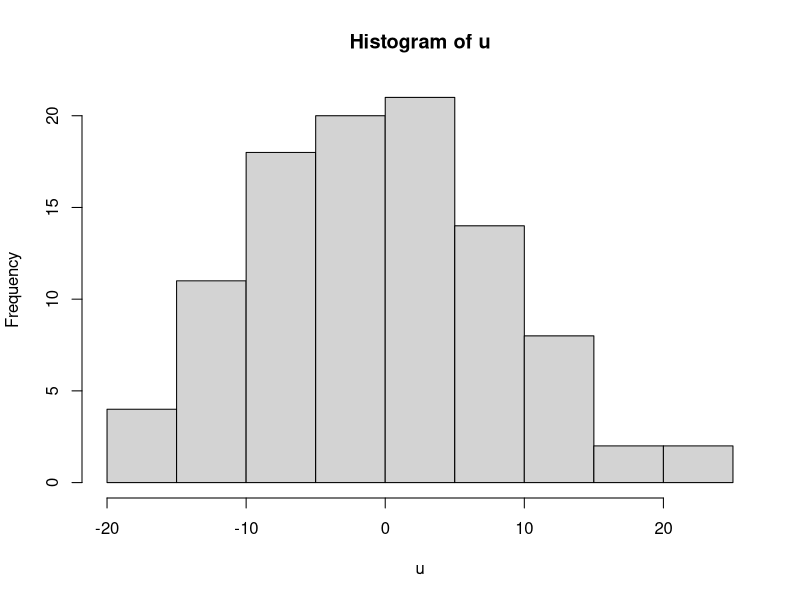
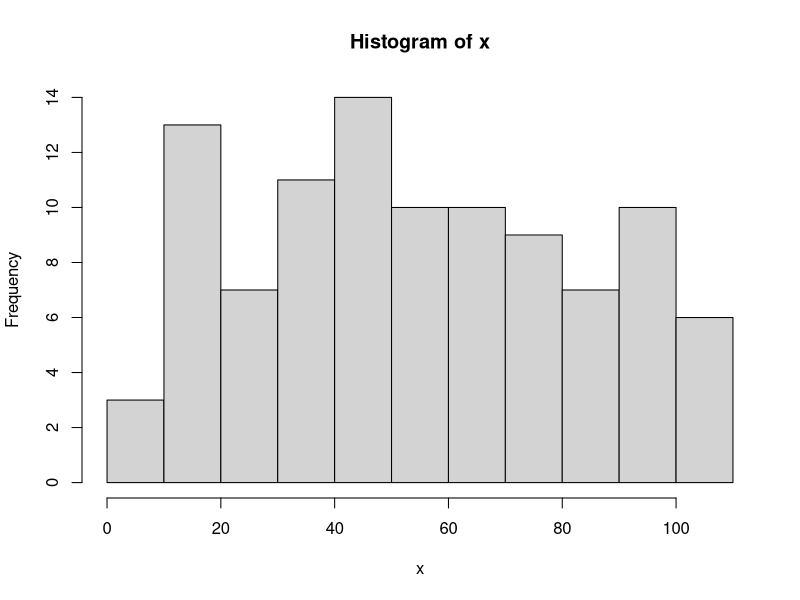
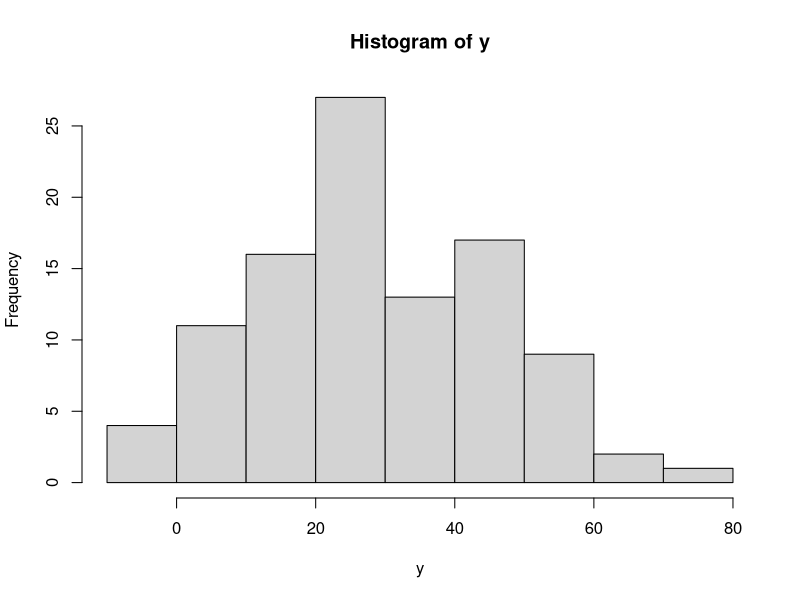
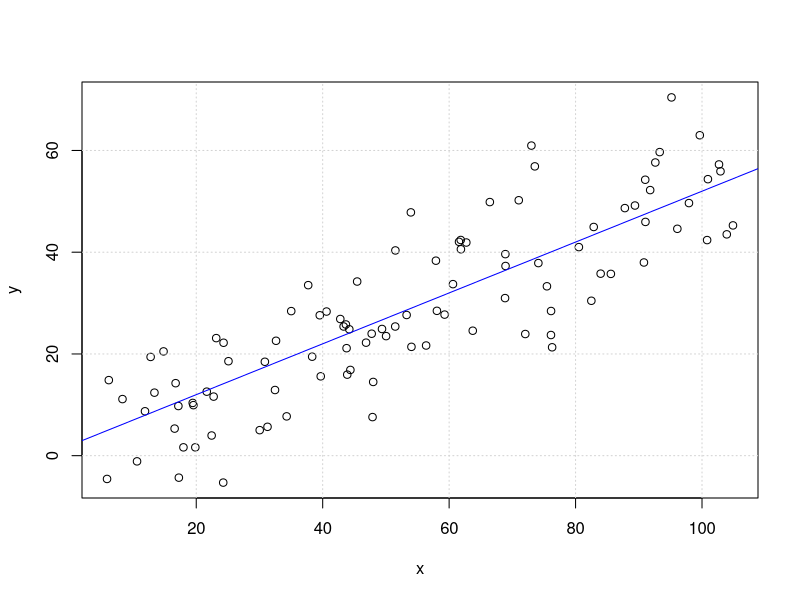
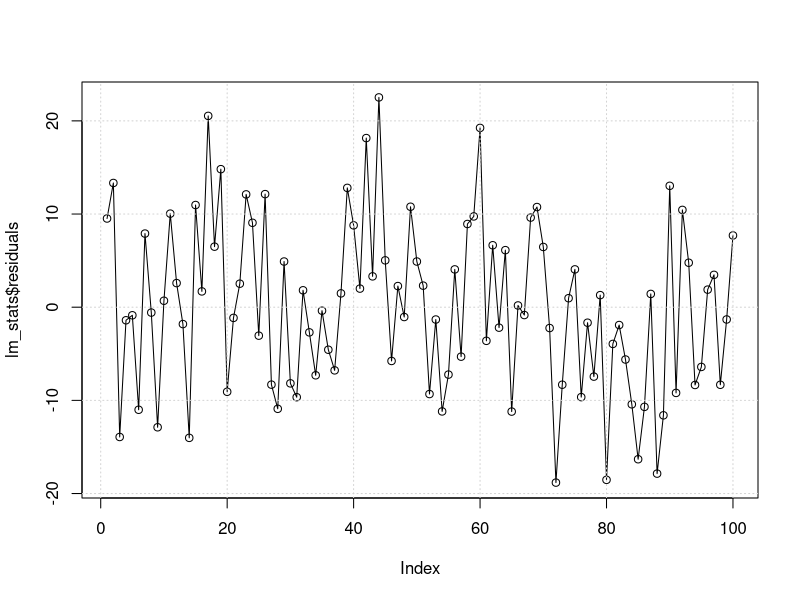
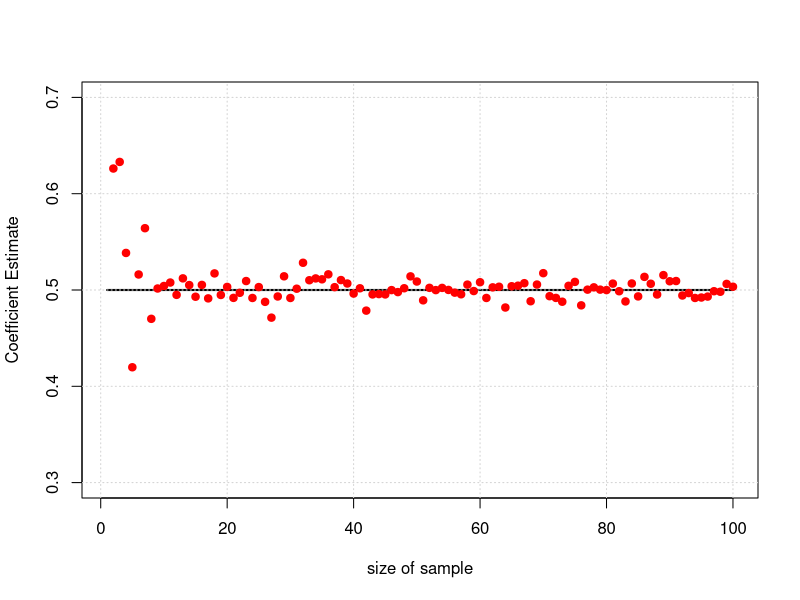
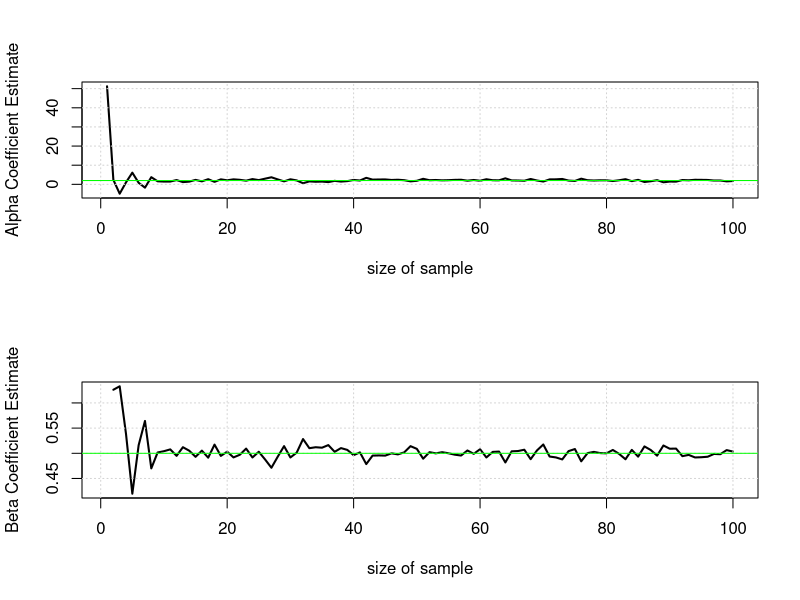
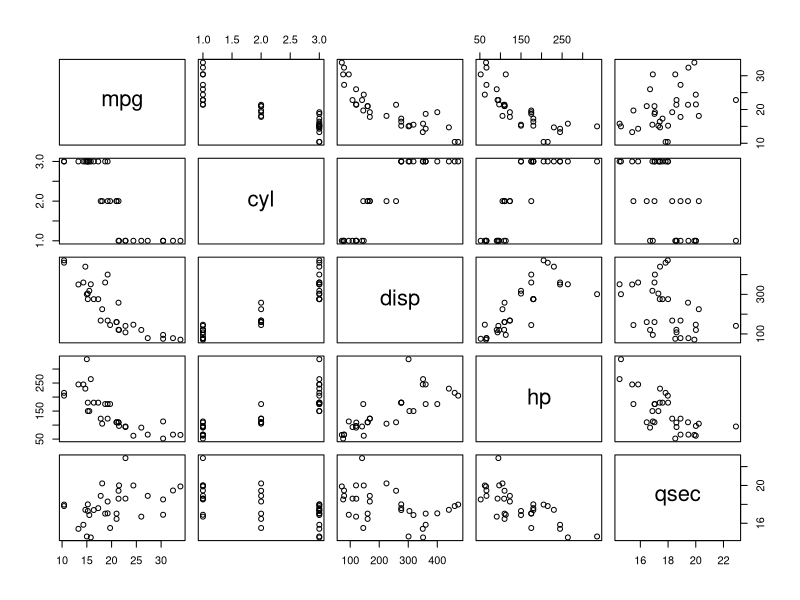

Source code (R) for these figures, in order:
# we introduce the linear regression and its principal issues:


# Simple Vs Multiple Linear Regression
# Goodness of Fit Metrics
# Residual Analysis
# Forecasting


# let's simmulate a variable relationship

set.seed(648)

u<-10*rnorm(100)
hist(u)

x<-5+100*runif(100)
hist(x)

alpha<-2
beta<-0.5

y<-alpha+beta*x+u

hist(y)
summary(y)

plot(x,y);grid()
abline(a=alpha,b=beta,col='blue')

lm_simulated<-lm(y~x)
summary(lm_simulated)

# accesing the objects in lm

objects(lm_simulated)

lm_simulated$coeff[1]  # the intercept of the model
lm_simulated$coeff['x']  # the slope of the model

lm_simulated$fitted  # fitted. values


# accesing all available elements from summary
lm_stats<-summary(lm_simulated)

str(lm_stats)


plot(lm_stats$residuals, type='o'); grid()
lm_stats$r.squared
class(lm_stats$coefficients)
lm_stats$coefficients[,'Pr(>|t|)']


### we create a function that varies the size of the sample and
# computes the regression

f_sample_sim<-function(n=100,sd_resid=1){
  
  set.seed(648)
  u<-sd_resid*rnorm(n)
  
  x<-5+100*runif(n)

  alpha<-2
  beta<-0.5
  
  y<-alpha+beta*x+u
  
  lm_sim<-lm(y~x)
  
  return(lm_sim)
}

dev.off()
beta_vector<-c()
alpha_vector<-c()
levels_size<-1:100
plot(levels_size,rep(0.5,length(levels_size)),type='l',xlab='size of sample',ylab='Coefficient Estimate',lwd=2); grid()
for(i in seq_along(levels_size)){
  Sys.sleep(0.05)
  alpha_vector<-c(alpha_vector,f_sample_sim(levels_size[i],sd_resid = 2)$coef[1])
  beta_vector<-c(beta_vector,f_sample_sim(levels_size[i],sd_resid = 2)$coef[2])
  points(i,beta_vector[i],col='red',pch=19,size=20,alpha=0.75)
}

par(mfrow=c(2,1))
plot(alpha_vector,type='l',xlab='size of sample',ylab='Alpha Coefficient Estimate',lwd=2); grid()
abline(a=2,b=0,col='green')
plot(beta_vector,type='l',xlab='size of sample',ylab='Beta Coefficient Estimate',lwd=2); grid()
abline(a=0.5,b=0,col='green')


# let's do some real regressions
library(data.table)
library(ggplot2)

data("mtcars")
raw_data<-data.table(model=rownames(mtcars),mtcars)

head(raw_data)
str(raw_data)


variables_to_factor<-sapply(raw_data, function(column) length(unique(column))<10)

raw_data[,names(raw_data)[variables_to_factor]:=lapply(.SD,as.factor),.SDcols=variables_to_factor]

str(raw_data)

summary(raw_data$disp)
summary(raw_data$carb)


pairs(raw_data[,.(mpg,cyl,disp,hp,qsec)])

# Lets try to explain mpg trough a single variable: hp

p<-ggplot(raw_data,aes(x=hp,y=mpg))+geom_point(size=2.5,alpha=0.5)
print(p)
p<-p+ylim(0,50)+xlim(0,400)
p+geom_smooth(method='lm')

# we build our first simple model
simple_model_1<-lm(mpg~hp, data=raw_data)

summary(simple_model_1)


objects(simple_model_1)

simple_model_1$coeff[1]  # the intercept of the model
simple_model_1$coeff[2]  # the slope of the model

# better call it by its variable name
simple_model_1$coeff['hp']

print(paste0('the variation in mpg per incremental hp is ', round(simple_model_1$coeff['hp'],2)))

# the slope represents exactly the blue line of fit

# mathemtically the intercept of the regression captures the level of y
# when x is zero. In this case though, it makes no sense thinking about an engine 
# with 0 horse power.

summary(simple_model_1)

# for every explanatory variable in the model we have the estimate value of the coefficient, 
# the estimated standard deviation of the coefficient, the t-value (coef/Std.Error) and the 
# P-value from the contrast of individual significance.

# The null hipothesis is coef(hp) = 0, with the alternative hipothesis being coef(hp)!=0
# If we set a level the significance to 5%, we reject the null hipothesis (so hp is "significant")
# In this case we can reject the hipothesis of insignificance for hp even al a 1% (99% of confidence)

# create a 95% interval for the hp coefficient estimate
mean_coef<-coef(summary(simple_model_1))[, "Estimate"]['hp']
std_coef<-coef(summary(simple_model_1))[, "Std. Error"]['hp']
pivot_value<-qt(0.975,df=simple_model_1$df.residual)

CI_95<-c(mean_coef-pivot_value*std_coef,mean_coef+pivot_value*std_coef)
CI_95

# lets check it
confint(simple_model_1,parm = 'hp', level = 0.95)

# create a function that takes this simple model, and a level of significance (alpha)
# and returns the Confidence Interval estimation of hp coefficient.


# the fitness of a model represents the explained or predicted value of y from the x variables

fit_1<-simple_model_1$fitted

par(mar=c(8,3.5,3.5,1),mfrow=c(1,1))
plot(raw_data$mpg, type='o', xlab='',ylab='',xaxt='n',lwd=2,pch=19, main='Simple Model Fit'); grid()
axis(1,at=1:nrow(raw_data),labels = raw_data$model,las=2)
lines(simple_model_1$fitted,col='red',type='o',lwd=2,pch=19)

# The goodness of fit tell us how good our model is in explaining the variations in y 
# a very popular metric of gof is the R Squared, or coefficient of determination
# It represents the percentage of the total variability in y that is actually being explained by the x's in the model
# lies between 0 (no explanation power at all) and 1 (perfect explanation).

str(summary(simple_model_1))

summary(simple_model_1)[['r.squared']]

print(paste0('hp explains about ', 100*round(summary(simple_model_1)[['r.squared']],2),'%',' of total variability in mpg'))

# residual analysis

# good statistical modeling <==> deep residual analysis

# by contrstruction of the linear models, residuals mean is always zero. This means that the model is unbiased.
# a good model is the one with the minimun variability of residuals (minimun variance)

# lets analyze residuals

resids_simple_1<-simple_model_1$residuals

summary(resids_simple_1)

sd(resids_simple_1)

# plot 1
par(mfrow=c(2,2),mar=c(8,3.5,3.5,1))
plot(resids_simple_1, type='o', xlab='',ylab='',xaxt='n',lwd=2,pch=19, main='Simple Model Residuals'); grid()
axis(1,at=1:nrow(raw_data),labels = raw_data$model,las=2)

# plot 2 
hist(resids_simple_1)

# plot 3 
boxplot(resids_simple_1,main='boxplot'); grid()

# plot 4 
qqnorm(resids_simple_1); grid()

# pick another explanatory variable, say "disp", and generate another simple model
# replicate the analysis done: interpretation, CI and significance of the slope
# and residual analysis

# which variables explains better the mpg by itself?


# forecasting 

# to get predictions of y with new x values just have to:
new_values_hp<-data.frame(hp=c(50,100,150,200))
pred_simple_1<-predict(simple_model_1,newdata = new_values_hp)

par(mfrow=c(1,1))
plot(raw_data$hp,raw_data$mpg, pch=19); grid()
points(cbind(new_values_hp,pred_simple_1), pch=19, col='red')

# task: generate a better model by introducing a polynomical term of order 2 for hp
simple_model_2<-lm(mpg~hp+I(hp^2), data=raw_data)
summary(simple_model_2)

simple_model_3<-lm(mpg~log(hp), data=raw_data)
summary(simple_model_3)

# multiple regression

multi_model_1<-lm(mpg~., data=raw_data[,-'model',with=F])
summary(multi_model_1)

fit_2<-multi_model_1$fitted

par(mar=c(8,3.5,3.5,1),mfrow=c(1,1))
plot(raw_data$mpg, type='o', xlab='',ylab='',xaxt='n',lwd=2,pch=19, main='Multiple Model Fit'); grid()
axis(1,at=1:nrow(raw_data),labels = raw_data$model,las=2)
lines(multi_model_1$fitted,col='red',type='o',lwd=2,pch=19)
lines(simple_model_1$fitted,col='cornflowerblue',type='o',lwd=2,pch=19)

resids_multi_1<-multi_model_1$residuals

summary(resids_multi_1)
summary(resids_simple_1)

sd(resids_multi_1)
sd(resids_simple_1)


# plot 1
par(mfrow=c(2,2),mar=c(8,3.5,3.5,1))
plot(resids_multi_1, type='o', xlab='',ylab='',xaxt='n',lwd=2,pch=19, main='Simple Model Residuals'); grid()
axis(1,at=1:nrow(raw_data),labels = raw_data$model,las=2)

# plot 2 
hist(resids_multi_1)

# plot 3 
boxplot(resids_multi_1); grid()

# plot 4 
qqnorm(resids_multi_1)


shapiro.test(resids_multi_1)

